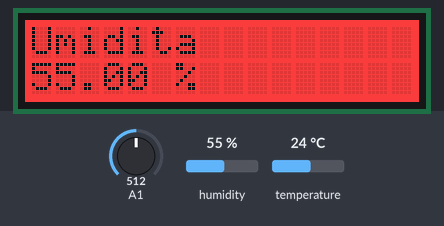
The sketch below on a simulated Arduino Uno, built with avr-gcc and run on an emulated ATmega328P. Shown: 16×2 character LCD. The inputs (shaded band) are chosen by the test bench; at power-on: A1 = 512, humidity 55 %, temperature 24 °C. What the sketch prints to the serial monitor is not drawn.

Above: at 1.2 s.
1.3 s: A1 set to 0
At 3.8 s:
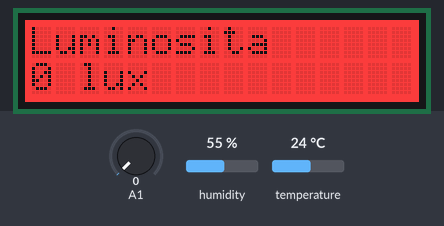
9.3 s: humidity set to 22 %
At 13.9 s:
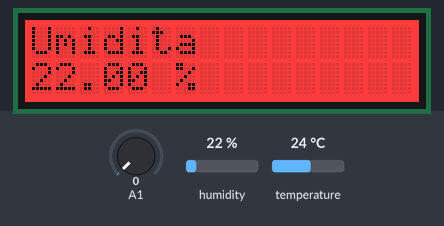
14.6 s: temperature set to 12 °C
At 17.9 s:
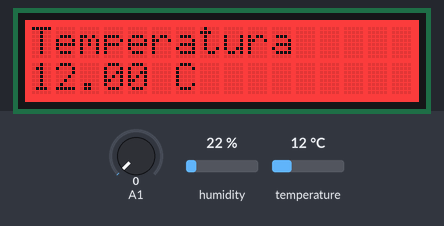
18.6 s: A1 set to 122
At 22.0 s:
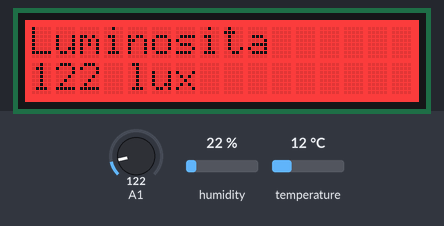
22.7 s: humidity set to 40 %
At 25.6 s:
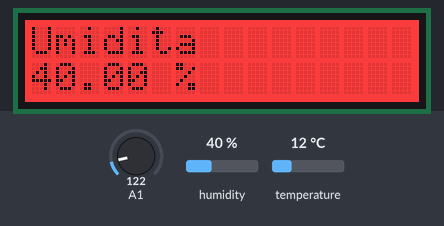
27.7 s: A1 set to 306
At 31.1 s:
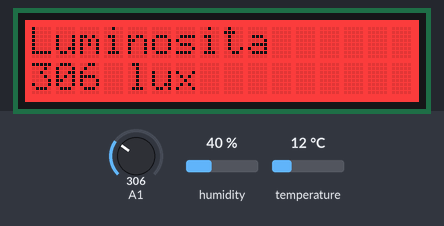
Timing chart, 0 to 32.6 s (numbered marks = the images above; inputs shaded):
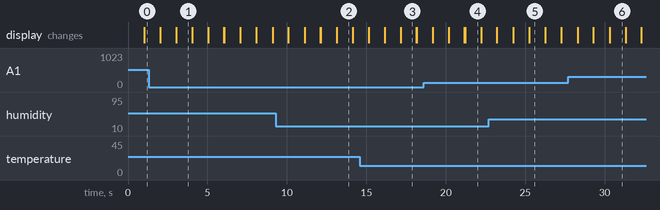

The sketch:

SensoreTempUmLum.ino
```cpp
#include <DHT.h>
#define DHTPIN 8
#define DHTTYPE DHT22
DHT dht(DHTPIN, DHTTYPE);
float tempo = millis();
float tempo2 = millis();
#include <Wire.h>
#include "rgb_lcd.h"
rgb_lcd lcd;
String lum = "";
String Hum = "";
String Temp = "";
String ID = "";
void setup() {
  // put your setup code here, to run once:
  Serial.begin(9600);
  dht.begin();
  lcd.begin(16, 2);
  lcd.setRGB(255, 0, 0);
}
void loop() {
  // put your main code here, to run repeatedly:

  if (millis() - tempo > 3000)
  {
    String lum = String(analogRead (A1));
    String Hum = String(dht.readHumidity());
    String Temp = String(dht.readTemperature());
    String ID = "2";
    Serial.print("{\"sensori\":[");
    Serial.print("{\"luminosita\": " + lum + ",");
    Serial.print("\"umidita\": " + Hum + ",");
    Serial.print("\"temperatura\": " + Temp + ",");
    Serial.print("\"ID\": " + ID + "}");
    Serial.println("]}");
    tempo = millis();
    lcd.clear();
  }
  lcd.clear();
  String lum = String(analogRead (A1));
  while (millis() - tempo < 1000)
  {

    lcd.setCursor(0, 0);
    lcd.print("Luminosita");
    lcd.setCursor(0, 1);
    lcd.print(lum + " lux");
  }
  lcd.clear();
  String Hum = String(dht.readHumidity());
  while (millis() - tempo < 2000 && millis() - tempo > 1000)
  {

    lcd.setCursor(0, 0);
    lcd.print("Umidita");
    lcd.setCursor(0, 1);
    lcd.print(Hum + " %");
  }
  lcd.clear();
  String Temp = String(dht.readTemperature());
  while (millis() - tempo < 3000 && millis() - tempo > 2000)
  {

    lcd.setCursor(0, 0);
    lcd.print("Temperatura");
    lcd.setCursor(0, 1);
    lcd.print(Temp + " C");
  }


}
```

Measured:
- what the display in image 1 shows lasts 1.0 s, from 3.0 s to 4.0 s
